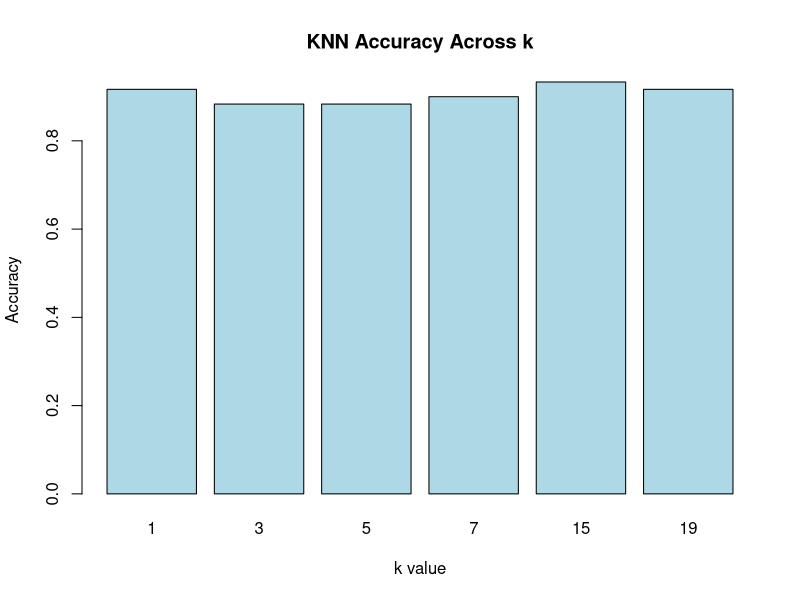
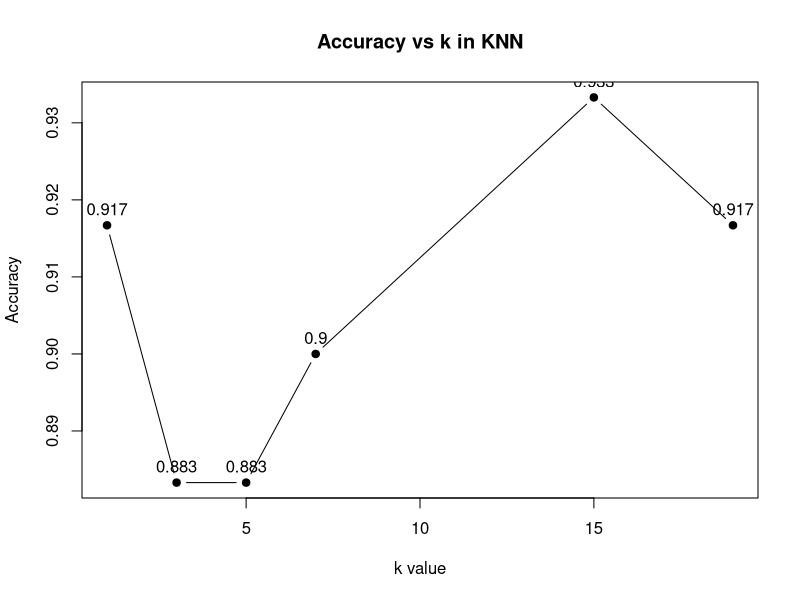

Write the R code that produced these figures, in order.
# Step 1: Load the libraries you just installed 
library(caTools) 
library(e1071)
library(class)

# Step 2: Now run the rest of your code 
data(iris)
split <- sample.split(iris, SplitRatio = 0.7)
train_cl <- subset(iris, split == "TRUE")
test_cl <- subset(iris, split == "FALSE")

# Load data and split
data(iris)
split <- sample.split(iris, SplitRatio = 0.7)
train_cl <- subset(iris, split == "TRUE")
test_cl <- subset(iris, split == "FALSE")

# Normalize measurements 
train_scale <- scale(train_cl[, 1:4])
test_scale <- scale(test_cl[, 1:4])

# Step 1: Fit the KNN model with k = 1 
classifier_knn <- knn(train = train_scale,
                      test = test_scale,
                      cl = train_cl$Species,
                      k = 1)

# Step 2: Create the Confusion Matrix to see errors
cm <- table(test_cl$Species, classifier_knn)
print(cm)

# Step 3: Check Accuracy 
misClassError <- mean(classifier_knn != test_cl$Species)
print(paste('Accuracy for k=1:', 1 - misClassError)) 

# --- Step 4: Testing different K values ---

# Testing K = 3 
classifier_knn_3 <- knn(train = train_scale, test = test_scale, cl = train_cl$Species, k = 3)
acc_3 <- 1 - mean(classifier_knn_3 != test_cl$Species)
print(paste('Accuracy for k=3:', acc_3))

# Testing K = 15 
classifier_knn_15 <- knn(train = train_scale, test = test_scale, cl = train_cl$Species, k = 15)
acc_15 <- 1 - mean(classifier_knn_15 != test_cl$Species)
print(paste('Accuracy for k=15:', acc_15))

k_values <- c(1, 3, 5, 7, 15, 19)
accuracy <- c(0.9167, 0.8833, 0.8833, 0.90, 0.9333, 0.9167)
#Accuracy vs k as a bar plot
barplot(accuracy,
        names.arg = k_values,
        xlab = "k value",
        ylab = "Accuracy",
        main = "KNN Accuracy Across k",
        col = "lightblue")
## Line plot with labels on each point
plot(k_values, accuracy,
     type = "b",
     xlab = "k value",
     ylab = "Accuracy",
     main = "Accuracy vs k in KNN",
     pch = 19)
text(k_values, accuracy,
     labels = round(accuracy, 3),
     pos = 3)
